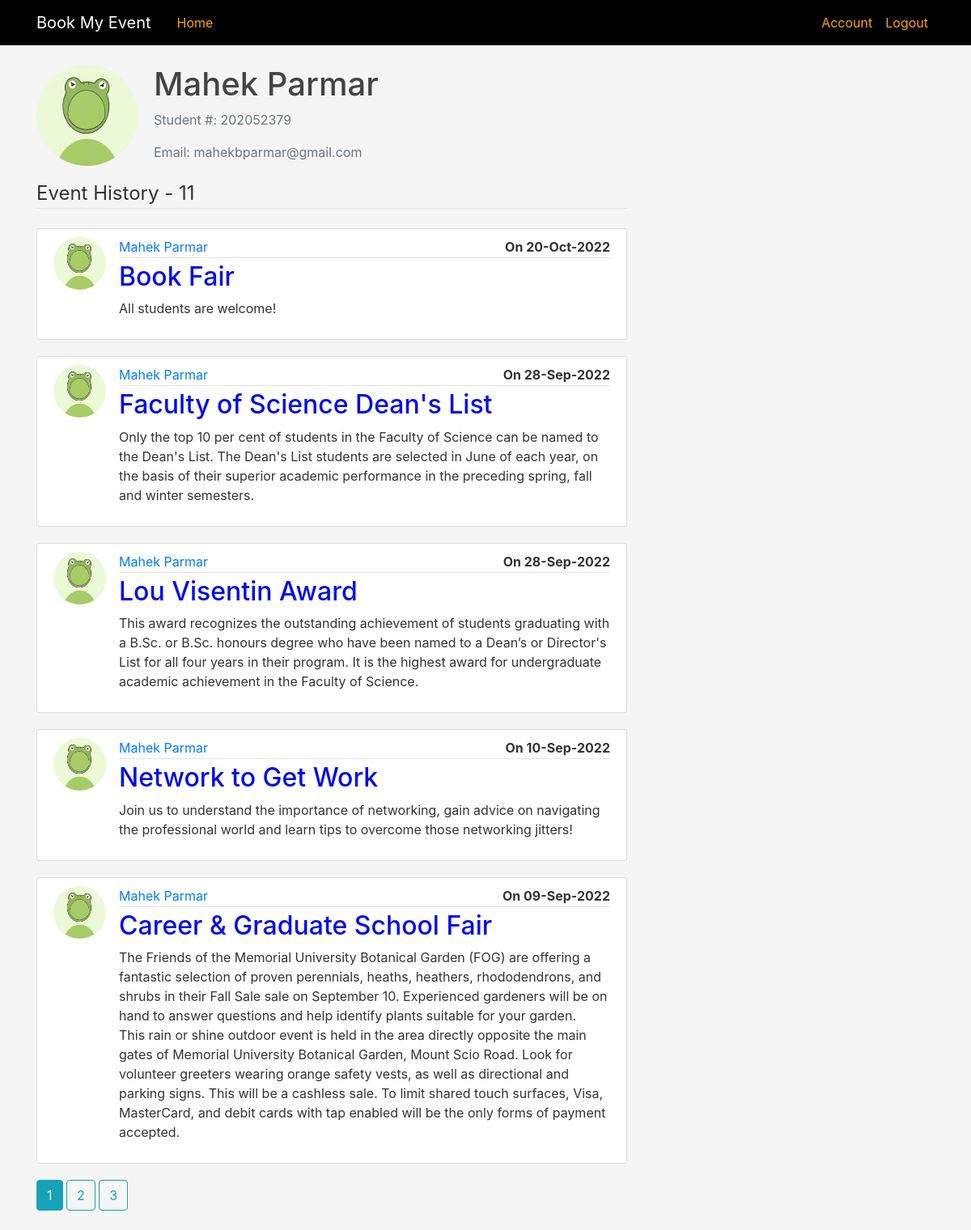
/user/1?page=1 (signed in), run on the app's committed database.
### blog/model.py (models this page shows, shortened)
class User(db.Model, UserMixin):
    id = db.Column(db.Integer, primary_key = True)      #its the primary key
    firstName = db.Column(db.String, nullable=False)    #must not be null
    surName = db.Column(db.String, nullable=False)      #must not be null
    email = db.Column(db.String, nullable=False, unique=True)   #must not be empty, and mun mails are unique
    studentNumber = db.Column(db.String(9), nullable= False, unique=True)      #must not be empty, max of 9 numbers and must be unique
    profilePicture = db.Column(db.String(20), nullable=False, default = 'default.jpg')      #max 20 strings(image will be hashed), cannot be null and some image will always be there i.e. the default image
    password = db.Column(db.String(60), nullable=False)     #passwords will be hashed
    eventsPosted = db.relationship('Event', backref='author', lazy=True)        #This is relationship and NOT a column on the db, this just helps get all events the user has created
    attending = db.relationship('Event', secondary = user_event, backref="atendees", order_by ="Event.date")

class Event(db.Model):
    id = db.Column(db.Integer, primary_key=True)
    title = db.Column(db.String(100), nullable=False)
    content = db.Column(db.Text, nullable=False)
    image = db.Column(db.String(20), nullable=True)      #max 20 strings(image will be hashed), cannot be null and some image will always be there i.e. the default image
    date = db.Column(db.Date, nullable=False)
    userId = db.Column(db.Integer, db.ForeignKey('user.id'), nullable=False)

### blog/users/routes.py (the view)
@users.route("/user/<int:user_id>")
@login_required
def viewUser(user_id):
    page = request.args.get('page', 1, type=int)
    user = User.query.get_or_404(user_id)
    fullName = "- " +user.firstName + " " +user.surName
    eventsPosted = Event.query.filter_by(userId = user_id).order_by(Event.date.desc()).paginate(page=page, per_page=5)
    return render_template('view_user.html', title=fullName, user=user, eventsPosted=eventsPosted)

### blog/model.py (called while the page is built)
@loginManager.user_loader
def load_user(userId):
    return User.query.get(int(userId))

### blog/templates/view_user.html (shortened to what this page needs)
{% extends "layout.html" %}
{% block content %}
<div class="media">
    <img class="rounded-circle account-img"
        src="{{ url_for('static', filename = 'profilePics/' + user.profilePicture) }}">
    <div class="media-body">
        <h2 class="account-heading">{{ user.firstName }}&nbsp;{{ user.surName }}</h2>
        <p class="text-secondary">Student #:&nbsp;{{ user.studentNumber }}</p>
        <p class="text-secondary">Email:&nbsp;{{ user.email }}</p>
    </div>
</div>
<legend class="border-bottom mb-4">Event History - {{eventsPosted.total}}</legend>
{% for event in eventsPosted.items %}
<article class="media content-section">
    <img class="rounded-circle article-img"
        src="{{ url_for('static', filename = 'profilePics/' + event.author.profilePicture) }}">
    <div class="media-body">
        <div class="article-metadata">
            <a class="mr-2" href="#">{{ event.author.firstName }}&nbsp;{{ event.author.surName }} </a>
            <p class="float-right font-weight-bold">On {{ event.date.strftime('%d-%b-%Y') }}</p>
        </div>
        <h2><a class="article-title" style="color:#000cee;" href="{{ url_for('events.viewEvent', event_id=event.id) }}">{{
            event.title }}</a></h2>
        <p class="article-content">{{ event.content }}</p>
    </div>
</article>
{% endfor %}
{% for page_num in eventsPosted.iter_pages(left_edge=1, right_edge=1, left_current=2, right_current=3) %}
    {% if page_num %}
        {% if eventsPosted.page==page_num %}
            <a class="btn btn-info mb-4" href="{{ url_for('users.viewUser', user_id =user.id, page=page_num) }}">{{page_num}}</a>
        {% else %}
            <a class="btn btn-outline-info mb-4" href="{{ url_for('users.viewUser', user_id =user.id, page=page_num)}}">{{page_num}}</a>
        {% endif %}
    {% else %}
    ...
    {% endif %}
{% endfor %}
{% endblock content %}

### blog/static/main.css (style rules this page uses)
body { background: whitesmoke; color: #333333; margin-top: 5rem; }
h1, h2, h3, h4, h5, h6 { color: #444444; }
.content-section { background: #ffffff; padding: 10px 20px; border: 1px solid #dddddd; border-radius: 3px; margin-bottom: 20px; }
.article-title { color: #444444; }
.article-content { white-space: pre-line; }
.article-img { height: 65px; width: 65px; margin-right: 16px; }
.article-metadata { padding-bottom: 1px; margin-bottom: 4px; border-bottom: 1px solid #e3e3e3 }
.account-img { height: 125px; width: 125px; margin-right: 20px; margin-bottom: 16px; }
.account-heading { font-size: 2.5rem; }

### data on the page
User: profilePicture (placeholder picture), firstName "Mahek", surName "Parmar", studentNumber "202052379", email "mahekbparmar@gmail.com"
Event: profilePicture (placeholder picture), author.firstName "Mahek", author.surName "Parmar", date "20-Oct-2022", title "Book Fair", content "All students are welcome!"
Event: profilePicture (placeholder picture), author.firstName "Mahek", author.surName "Parmar", date "28-Sep-2022", title "Faculty of Science Dean's List", content "Only the top 10 per cent of students in the Faculty of Science can be named to the Dean's List. The Dean's List students are selected in June of each year, on the basis of their superior academic performance in the preceding spring, fall and winter semesters."
Event: profilePicture (placeholder picture), author.firstName "Mahek", author.surName "Parmar", date "28-Sep-2022", title "Lou Visentin Award", content "This award recognizes the outstanding achievement of students graduating with a B.Sc. or B.Sc. honours degree who have been named to a Dean’s or Director's List for all four years in their program. It is the highest award for undergraduate academic achievement in the Faculty of Science."
Event: profilePicture (placeholder picture), author.firstName "Mahek", author.surName "Parmar", date "10-Sep-2022", title "Network to Get Work", content "Join us to understand the importance of networking, gain advice on navigating the professional world and learn tips to overcome those networking jitters!"
Event: profilePicture (placeholder picture), author.firstName "Mahek", author.surName "Parmar", date "09-Sep-2022", title "Career & Graduate School Fair", content "The Friends of the Memorial University Botanical Garden (FOG) are offering a fantastic selection of proven perennials, heaths, heathers, rhododendrons, and shrubs in their Fall Sale sale on September 10. Experienced gardeners will be on hand to answer questions and help identify plants suitable for your garden. This rain or shine outdoor event is held in the area directly opposite the main gates of Memorial University Botanical Garden, Mount Scio Road. Look for volunteer greeters wearing orange safety vests, as well as directional and parking signs. This will be a cashless sale. To limit shared touch surfaces, Visa, MasterCard, and debit cards with tap enabled will be the only forms of…"

### other printed values
{{ eventsPosted.total }} "11"
{{ page_num }} "1"
{{ page_num }} "2" "3"
